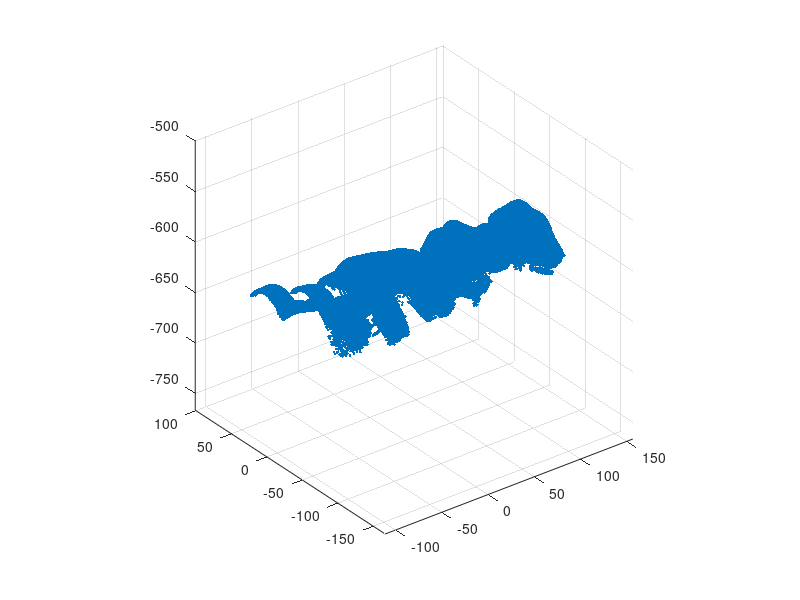
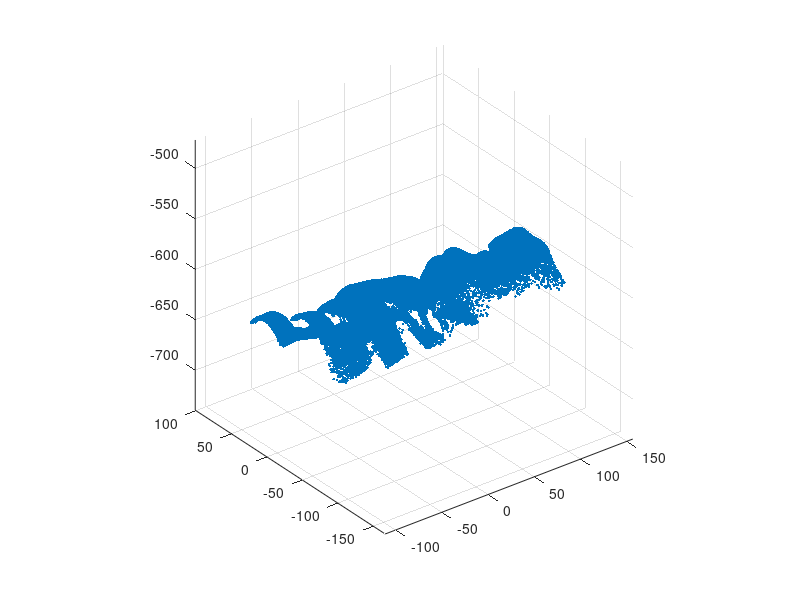

MATLAB code for these plots, in order:
load chef.dat;
n = 2;%number of slice
Zmax = max(chef(:,3));
Zmin = min(chef(:,3));
thickness = (Zmax - Zmin) / n;%width of slice

startPnt = Zmin;
newArray = zeros(size(chef,1),3);%array after deleting points
trex = sortrows(chef,3);
%generate a sliced point cloud
for i = 1 : n 
    count = 1;
    test = find(chef(:,3)>startPnt);
    test2 = find(chef(:,3)<startPnt+thickness);
    test = intersect(test,test2);
    tmp = zeros(size(test,1),3);
    for j = 1:size(test)
        tmp(j,:) = chef(test(j),:);
    end
    
    tmp = sortrows(tmp,1);%sort the points according to x coordinate
    %calculate the ???
    %countd = 1;
%     delete(1,1) = tmp(1,1);
%     delete(1,2) = tmp(1,2);
%     delete(1,3) = tmp(1,3);
    di = zeros(size(tmp,1),1);
    for k = 2:size(tmp) - 1
        A = (tmp(k-1,2) - tmp(k+1,2))/(tmp(k-1,1) - tmp(k+1,1));
        B = -1;
        C = (tmp(k-1,2)-tmp(k+1,2)) * (tmp(k-1,2)-tmp(k-1,1)) / (tmp(k-1,1)-tmp(k+1,1));
        di = abs(A*tmp(k,1) - tmp(k,2) + C)/sqrt(A^2 + B^2 + C^2);%???
        if di<1
            %smaller then the threshold, delete it
            %countd = countd+1;
            tmp(k,:) = [0,0,0];     
        end
    end
    
    %d = mean(di);
%     for n = 1:size(delete)
%         for m = 1:size(tmp)
%             if delete(n,:) == tmp(m,:)
%                 tmp(m,:) = [0,0,0];
%             end
%         end
%     end
    tmp(find(all(tmp==0,2)),:)=[];
    
    for q = 1:size(tmp)
        newArray(q,:) = tmp(q,:);
    end
    startPnt = startPnt + thickness;
end

newArray(find(all(newArray == 0,2)),:) = [];
figure;scatter3(chef(:,1),chef(:,2),chef(:,3),'.');axis equal;
figure;scatter3(newArray(:,1),newArray(:,2),newArray(:,3),'.');axis equal;
csvwrite('chef_slice_before.dat',chef);
csvwrite('chef_slice_after.dat',newArray);

before = dir('chef_slice_before.dat');
after = dir('chef_slice_after.dat'); 

compression_ratio_slice_chef = after.bytes / before.bytes;